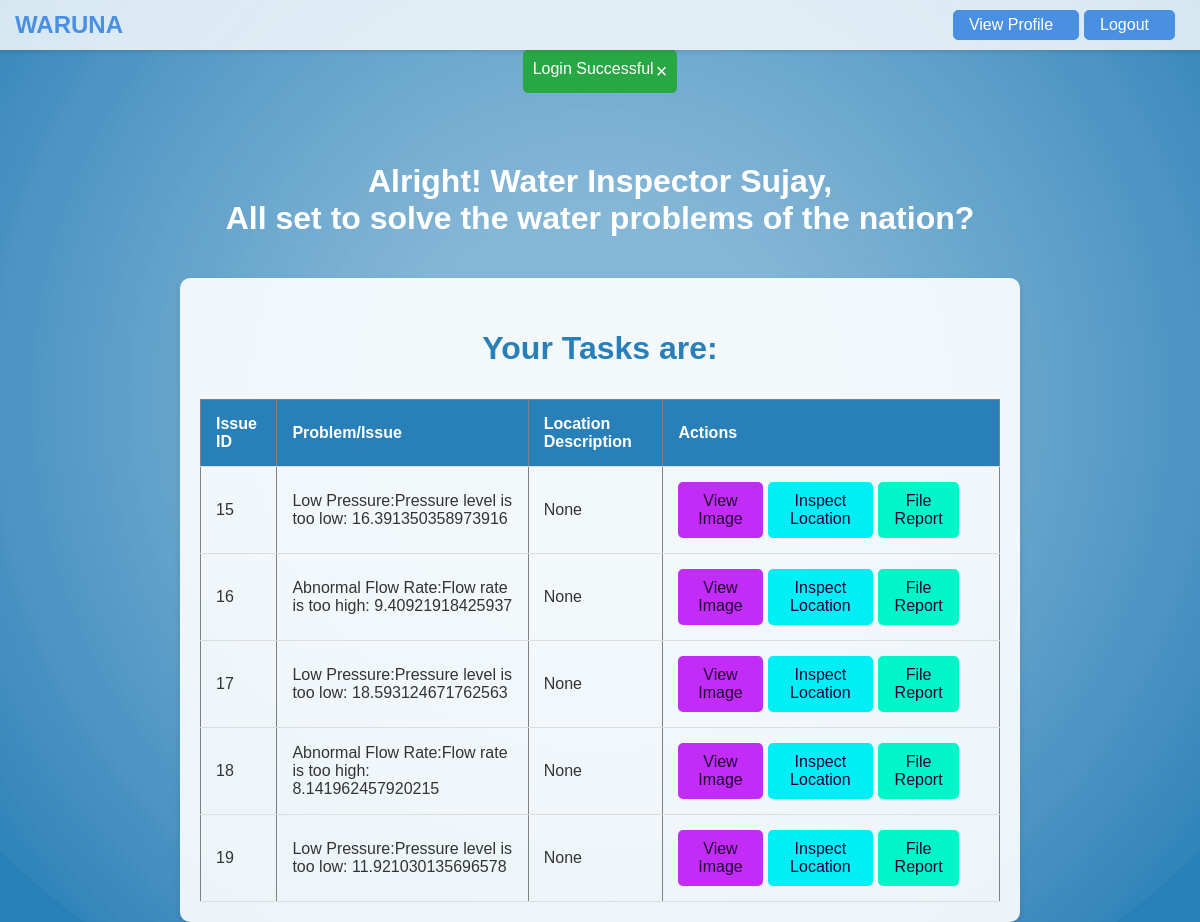
Page /inspector_dashboard (signed in) on the committed database.
### tables this page shows
CREATE TABLE reported_problems 
                 (id INTEGER PRIMARY KEY AUTOINCREMENT, location TEXT, landmark TEXT, 
                 location_description TEXT, issue_image TEXT, issue_description TEXT, 
                 email TEXT, date TEXT, lat REAL, lng REAL, assigned_to TEXT, status TEXT);

### app.py (the view)
@app.route('/inspector_dashboard')
def inspector_dashboard():
    if 'employee_id' in session and session['role'] == 'Water Inspector':
        name = session['name']
        conn = sqlite3.connect('waruna.db')
        c = conn.cursor()
        c.execute("SELECT id, issue_description, location_description, lat, lng FROM reported_problems WHERE assigned_to = ?",
                  (session['employee_id'],))
        tasks = c.fetchall()
        conn.close()
        flash('Login Successful', 'success')
        return render_template('inspector_dashboard.html', name=name, tasks=tasks)
    else:
        flash('Please log in as a Water Inspector to access this page', 'error')
        return redirect(url_for('login'))

### templates/inspector_dashboard.html (shortened to what this page needs)
<!DOCTYPE html>
<html lang="en">
<head>
</head>
<body>
    <nav class="navbar">
        <a class="navbar-brand" href="#">WARUNA</a>
        <div class="boxes">
            <div class="login-box"><a class="nav-link" href="/view_profile">View Profile</a></div>
            <div class="login-box"><a class="nav-link" href="/logout">Logout</a></div>
        </div>
    </nav>
    {% with messages = get_flashed_messages() %}
    {% if messages %}
    <div id="flash-messages" class="flash-messages">
        <ul>
            {% for message in messages %}
            <li>
                <span class="close" style="margin-left: 2px;">&times;</span>
                {{ message }}
            </li>
            {% endfor %}
        </ul>
    </div>
    {% endif %}
    {% endwith %}
    <div class="background-animation">
    </div>
    <h1 class="title">Alright! Water Inspector {{ name }},<br> All set to solve the water problems of the nation?</h1>
    <div class="container">
        <p class="yta">Your Tasks are: </p>
        <table border="1">
            <thead>
                <tr>
                    <th>Issue ID</th>
                    <th>Problem/Issue</th>
                    <th>Location Description</th>
                    <th>Actions</th>
                </tr>
            </thead>
            <tbody>
                {% for task in tasks %}
                <tr>
                    <td>{{ task[0] }}</td>
                    <td>{{ task[1] }}</td>
                    <td>{{ task[2] }}</td>
                    <td>
                        <div class="boxes">
                        <a href="{{ url_for('view_image', issue_id=task[0]) }}" class="btn btn-showimg" target="_blank" >View Image</a>
                        <a href="{{ url_for('inspect_location', lat=task[3], lng=task[4]) }}" class="btn btn-insloc" target="_blank" >Inspect Location</a>
                        <a href="{{ url_for('file_report', issue_id=task[0]) }}" class="btn btn-filerepo" target="_blank" >File Report</a>
                        </div>
                    </td>
                </tr>
                {% endfor %}
            </tbody>
        </table>
    </div>
    <div class="background-animation">
    </div>
</body>
</html>

### templates/inspector_dashboard.html (style rules this page uses)
body { font-family: Arial, sans-serif; background-color: #2980b9; margin: 0; padding: 0; display: flex; flex-direction: column; align-items: center; min-height: 100vh; overflow: hidden; position: relative; }
.navbar { background: rgba(255, 255, 255, 0.8); padding: 10px 20px; display: flex; justify-content: space-between; align-items: center; box-shadow: 0 2px 4px rgba(0, 0, 0, 0.1); position: relative; width: 100%; top: 0; z-index: 1000; }
.navbar-brand { font-weight: bold; color: #4A90E2; text-decoration: none; font-size: 1.5rem; margin-left: 15px; }
.login-box { border: 1px solid #4A90E2; padding: 5px 15px; border-radius: 5px; background: #4A90E2; color: white; margin-right: 5px; }
.login-box a { color: white; text-decoration: none; }
.boxes { display: flex; margin-right: 20px; }
.background-animation { position: fixed; top: 0; left: 0; width: 100%; height: 100%; z-index: -1; }
.title { font-size: 32px; color: #fff; text-align: center; margin-top: 50px; animation: floatUp 1s ease-out; }
.container { max-width: 800px; padding: 20px; border-radius: 10px; background-color: rgba(255, 255, 255, 0.9); box-shadow: 0 4px 8px rgba(0, 0, 0, 0.1); margin-top: 20px; animation: floatUp 1s ease-out; }
table { width: 100%; border-collapse: collapse; margin-top: 20px; animation: fadeInTable 1s ease-out; }
th, td { padding: 15px; text-align: left; border-bottom: 1px solid #ddd; color: #333; }
th { background-color: #2980b9; color: #fff; }
a { text-decoration: none; color: #2980b9; margin-right: 10px; transition: color 0.3s ease; }
.yta { font-size: xx-large; font-weight: bold; text-align: center; color: #2980b9; }
.flash-messages { background-color: #28a745; color: #fff; padding: 10px; margin-bottom: 20px; border-radius: 5px; position: relative; }
.flash-messages ul { list-style-type: none; margin: 0; padding: 0; }
.flash-messages .close { color: #fff; float: right; font-size: 20px; cursor: pointer; }
.btn { padding: 10px 15px; text-align: center; text-decoration: none; display: inline-block; border-radius: 5px; cursor: pointer; margin-right: 5px; }
.btn-showimg { background-color: #c32cf6; color: rgb(32, 0, 52); }
.btn-insloc { background-color: #00eef6; color: rgb(32, 0, 52); }
.btn-filerepo { background-color: #00f6c9; color: rgb(32, 0, 52); }

### rows in the picture
reported_problems: id "15", issue_description "Low Pressure:Pressure level is too low: 16.391350358973916", task "None"
reported_problems: id "16", issue_description "Abnormal Flow Rate:Flow rate is too high: 9.40921918425937", task "None"
reported_problems: id "17", issue_description "Low Pressure:Pressure level is too low: 18.593124671762563", task "None"
reported_problems: id "18", issue_description "Abnormal Flow Rate:Flow rate is too high: 8.141962457920215", task "None"
reported_problems: id "19", issue_description "Low Pressure:Pressure level is too low: 11.921030135696578", task "None"

### other values in the picture
{{ message }} "Login Successful"
{{ name }} "Sujay"
